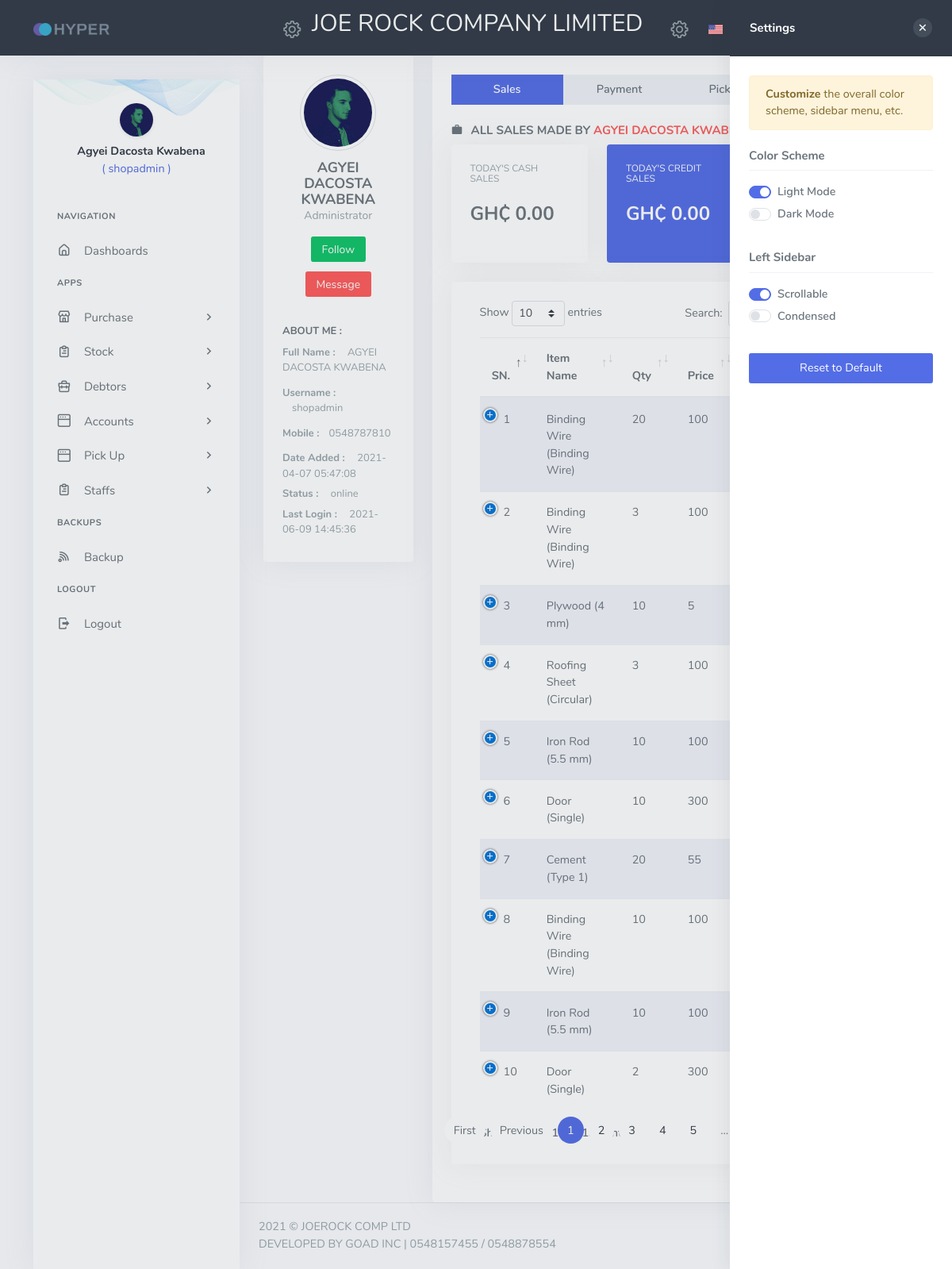
The page /.login-success.all-staff-info-apps-products.java.css.js.app.xml.joerock.paydac (signed in) on the database its author committed.
### tables this page shows
CREATE TABLE `staff` (
  `id` int(11) NOT NULL AUTO_INCREMENT,
  `staffID` varchar(50) NOT NULL,
  `username` varchar(50) NOT NULL,
  `password` varchar(100) NOT NULL,
  `real_password` varchar(100) NOT NULL,
  `fullname` varchar(200) NOT NULL,
  `role` varchar(50) NOT NULL,
  `mobile` varchar(20) NOT NULL,
  `sdate_added` timestamp NOT NULL DEFAULT current_timestamp(),
  `last_login` varchar(100) NOT NULL,
  `sstatus` varchar(50) NOT NULL,
  `confirm` varchar(3) NOT NULL DEFAULT 'no',
  `active` varchar(3) NOT NULL DEFAULT 'yes',
  PRIMARY KEY (`id`)
);

CREATE TABLE `daily_sales` (
  `id` int(11) NOT NULL AUTO_INCREMENT,
  `customer_id` varchar(50) NOT NULL,
  `itemid` varchar(20) NOT NULL,
  `itemname` varchar(100) NOT NULL,
  `itemprice` varchar(50) NOT NULL,
  `quantity` varchar(50) NOT NULL,
  `total` varchar(100) NOT NULL,
  `receipt_no` varchar(100) NOT NULL,
  `theDate` varchar(50) NOT NULL,
  `status` varchar(20) NOT NULL,
  `pickup` varchar(3) NOT NULL DEFAULT 'yes',
  `date_added` timestamp NOT NULL DEFAULT current_timestamp(),
  `staff` varchar(100) NOT NULL,
  `active` varchar(3) NOT NULL DEFAULT 'yes',
  PRIMARY KEY (`id`)
);

### cores/session.php (called while the page is built, shortened)
<?php
if (!isset($_SESSION["login_session"]) ){
	$login_session="";
}else{
	$login_session = $_SESSION["login_session"];
}
		?>

### inc/Staffs/view_staff_info.php (the view, shortened to what this page needs)
<?php
    $queryInfo22 = mysqli_query($conn, "SELECT * FROM staff WHERE id='$login_session' AND active='yes' AND confirm='yes' ");
    $fetch =mysqli_fetch_assoc($queryInfo22);
    $username = $fetch["username"];
    $fullname = $fetch["fullname"];
    $roleDB = $fetch["role"];
    $mobile = $fetch["mobile"];
    $status = $fetch["sstatus"];
    $sdate_added = $fetch["sdate_added"];
    $last_login = $fetch["last_login"];
    if ($roleDB==="1") {
        $role = "Administrator";
    } else {
        $role = "Staff";
    }
  ?>
<div class="row">
  <div class="col-xl-4 col-lg-3">
      <div class="card text-center">
          <div class="card-body">
              <img src="assets/images/users/avatar-1.jpg" class="rounded-circle avatar-lg img-thumbnail"
              alt="profile-image">
              <h4 class="mb-0 mt-2"><?php echo strtoupper($fullname) ?></h4>
              <p class="text-muted font-14"><?php echo $role ?></p>
              <button type="button" class="btn btn-success btn-sm mb-2">Follow</button>
              <button type="button" class="btn btn-danger btn-sm mb-2">Message</button>
              <div class="text-left mt-3">
                  <h4 class="font-13 text-uppercase">About Me :</h4>
                  <p class="text-muted mb-2 font-13"><strong>Full Name :</strong> <span class="ml-2"><?php echo strtoupper($fullname) ?></span></p>
                      <p class="text-muted mb-2 font-13"><strong>Username :</strong> <span class="ml-2 "><?php echo $username ?></span></p>
                  <p class="text-muted mb-2 font-13"><strong>Mobile :</strong><span class="ml-2"><?php echo $mobile ?></span></p>
                  <p class="text-muted mb-1 font-13"><strong>Date Added :</strong> <span class="ml-2"><?php echo $sdate_added ?></span></p>
                  <p class="text-muted mb-1 font-13"><strong>Status :</strong> <span class="ml-2"><?php echo $status ?></span></p>
                  <p class="text-muted mb-1 font-13"><strong>Last Login :</strong> <span class="ml-2"><?php echo $last_login ?></span></p>
              </div>
          </div>
      </div>
  </div>
  <div class="col-xl-8 col-lg-9">
      <div class="card">
          <div class="card-body">
              <ul class="nav nav-pills bg-nav-pills nav-justified mb-3">
                  <li class="nav-item">
                      <a href="#Sales" data-toggle="tab" aria-expanded="false" class="nav-link rounded-0 active">
                          Sales
                      </a>
                  </li>
                  <li class="nav-item">
                      <a href="#Payment" data-toggle="tab" aria-expanded="true" class="nav-link rounded-0 ">
                          Payment
                      </a>
                  </li>
                   <li class="nav-item">
                      <a href="#PickUps" data-toggle="tab" aria-expanded="true" class="nav-link rounded-0 ">
                          Pick Ups
                      </a>
                  </li>
                  <li class="nav-item">
                      <a href="#settings" data-toggle="tab" aria-expanded="false" class="nav-link rounded-0">
                      </a>
                  </li>
              </ul>
              <div class="tab-content">
                  <div class="tab-pane active" id="Sales">
                      <h5 class="text-uppercase"><i class="mdi mdi-briefcase mr-1"></i>
                          ALL SALES MADE BY <span class="text-danger"><?php echo strtoupper($fullname) ?></span> </h5>
                    <?php
                      $tdate = date("Y-m-d");
                      $getCashTtl = mysqli_query($conn, "SELECT SUM(total) AS total FROM daily_sales WHERE active='yes' AND theDate='$tdate'   ");
                      $getRow2 = mysqli_fetch_assoc($getCashTtl);
                      $totalAmountCS = $getRow2["total"];
                      $getCreSales = mysqli_query($conn, "SELECT SUM(amount_paying) AS amount_paying FROM pay_debt WHERE active='yes' AND date_paid='$tdate'   ");
                      $getRow3 = mysqli_fetch_assoc($getCreSales);
                      $totalAmountCRS = $getRow3["amount_paying"];
                      $totalRevenue = $totalAmountCS + $totalAmountCRS;
                     ?>
            <div class="row">
              <div class="col-xl-3 col-lg-4">
                  <div class="card widget-flat">
                      <div class="card-body">
                          <h6 class="text-muted font-weight-normal mt-0" title="TODAY'S CASH SALES">TODAY'S CASH SALES</h6>
                          <h3 class="mt-3 mb-3"> GH&#8373; <?php echo number_format($totalAmountCS,2) ?>  </h3>
                      </div>
                  </div>
              </div>
              <div class="col-xl-3 col-lg-4">
                  <div class="card widget-flat bg-primary text-white">
                      <div class="card-body">
                          <h6 class=" font-weight-normal mt-0 text-white" title="TODAY'S CREDIT SALES">TODAY'S CREDIT SALES</h6>
                          <h3 class="mt-3 mb-3">GH&#8373; <?php echo number_format($totalAmountCRS,2) ?></h3>
                      </div>
                  </div>
              </div>
              <div class="col-xl-3 col-lg-4">
                  <div class="card widget-flat bg-success text-white">
                      <div class="card-body">
                          <h6 class="text-uppercase mt-0" title="Customers">TODAY'S REVENUE</h6>
                          <h3 class="mt-3 mb-3">GH&#8373; <?php echo number_format($totalRevenue,2) ?></h3>
                      </div>
                  </div>
              </div>
            </div>
             <div class="row">
                    <div class="col-12">
                        <div class="card">
                          <div class="card-body">
                              <div class="col-lg-12">
                              <table id="alternative-page-datatable" class="display table dt-responsive  table-striped">
                              <thead>
                                  <tr>
                                      <th>SN.</th>
                                      <th>Item Name</th>
                                      <th>Qty</th>
                                      <th>Price</th>
                                      <th>Total</th>
                                      <th>Status</th>
                                  </tr>
                              </thead>
                              <tbody>
                              <?php
                                  $no=1;
                                $seleDail = mysqli_query($conn, "SELECT  ds.*, stf.* FROM daily_sales ds, staff stf
                               WHERE ds.staff = stf.id
                               AND ds.active = 'yes'
                               AND stf.active = 'yes'
                               AND ds.staff = '$login_session'
                                ORDER BY ds.id DESC
                                 ");
                                if (mysqli_num_rows($seleDail) > 0) {
                                 while ($gett = mysqli_fetch_assoc($seleDail)) {
                                 $itemname = $gett["itemname"];
                                 $itemprice = $gett["itemprice"];
                                 $quantity = $gett["quantity"];
                                 $total = $gett["total"];
                                 $status = $gett["status"];
                                 $pickup = $gett["pickup"];
                                 $DBdate_added = $gett["date_added"];
                                 $staff = $gett["fullname"];
                                 echo "
                                  <tr>
                                      <td>$no</td>
                                      <td>$itemname</td>
                                      <td>$quantity</td>
                                      <td>$itemprice</td>
                                      <td>$total</td>
                                      <td>$status</td>
                                      <td>$pickup</td>
                                      <td>$DBdate_added</td>
                                      <td>$staff</td>
                                  </tr>
                                 ";
                                 $no++;
                              }
                                } else {
                                  echo "No Data Yet";
                                }
                               ?>
                              </tbody>
                      </table>
                    </div>
                        </div>
                    </div>
                    </div>
              </div>
      </div>
              </div>
          </div>
      </div>
  </div>
</div>

### left_side_bar.php (shortened to what this page needs)
<div class="left-side-menu left-side-menu-detached">
                   <div class="leftbar-user">
                       <a href="javascript: void(0);">
                           <img src="assets/images/users/avatar-1.jpg" alt="user-image" height="42" class="rounded-circle shadow-sm">
                           <span class="leftbar-user-name"><?php echo $fullname ?></span>
                           <span class="account-position"> ( <?php echo $username ?> ) </span>
                       </a>
                   </div>
                   <ul class="metismenu side-nav">
                       <li class="side-nav-title side-nav-item">Navigation</li>
                       <li class="side-nav-item">
                           <a href=".home.login-successful" class="side-nav-link">
                               <i class="uil-home-alt"></i>
                               <span> Dashboards </span>
                           </a>
                       </li>
                       <li class="side-nav-title side-nav-item">Apps</li>
                       <li class="side-nav-item">
                           <a href="javascript: void(0);" class="side-nav-link">
                               <i class="uil-store"></i>
                               <span> Purchase </span>
                               <span class="menu-arrow"></span>
                           </a>
                       </li>
                       <li class="side-nav-item">
                           <a href="javascript: void(0);" class="side-nav-link">
                               <i class="uil-clipboard-alt"></i>
                               <span> Stock </span>
                               <span class="menu-arrow"></span>
                           </a>
                       </li>
                        <li class="side-nav-item">
                           <a href="javascript: void(0);" class="side-nav-link">
                               <i class="uil-briefcase"></i>
                               <span> Debtors </span>
                               <span class="menu-arrow"></span>
                           </a>
                       </li>
                         <li class="side-nav-item">
                           <a href="javascript: void(0);" class="side-nav-link">
                               <i class="uil-window"></i>
                               <span> Accounts </span>
                               <span class="menu-arrow"></span>
                           </a>
                       </li>
                       <li class="side-nav-item">
                           <a href="javascript: void(0);" class="side-nav-link">
                               <i class="uil-window"></i>
                               <span> Pick Up </span>
                               <span class="menu-arrow"></span>
                           </a>
                       </li>
                       <li class="side-nav-item">
                           <a href="javascript: void(0);" class="side-nav-link">
                               <i class="uil-clipboard-alt"></i>
                               <span> Staffs  </span>
                               <span class="menu-arrow"></span>
                           </a>
                       </li>
                       <li class="side-nav-title side-nav-item">Backups</li>
                        <li class="side-nav-item" style="cursor: pointer;">
                           <a onclick="bacupClick()" class="side-nav-link">
                               <i class="uil-rss"></i>
                               <span> Backup </span>
                           </a>
                       </li>
                        <li class="side-nav-title side-nav-item">Logout</li>
                        <li class="side-nav-item">
                           <a style="cursor: pointer;" onclick="window.location.replace('cores/logout.php')"  class="side-nav-link">
                               <i class="mdi mdi-logout"></i>
                               <span> Logout </span>
                           </a>
                       </li>
                   </ul>
               </div>

### rows shown on the page
staff: fullname "Agyei Dacosta Kwabena", username "shopadmin", fullname "AGYEI DACOSTA KWABENA", role "Administrator", mobile "0548787810", sdate_added "2021-04-07 05:47:08", sstatus "online", last_login "2021-06-09 14:45:36"
daily_sales: itemname "Binding Wire (Binding Wire)", quantity "20", itemprice "100"
daily_sales: itemname "Binding Wire (Binding Wire)", quantity "3", itemprice "100"
daily_sales: itemname "Plywood (4 mm)", quantity "10", itemprice "5"
daily_sales: itemname "Roofing Sheet (Circular)", quantity "3", itemprice "100"
daily_sales: itemname "Iron Rod (5.5 mm)", quantity "10", itemprice "100"
daily_sales: itemname "Door (Single)", quantity "10", itemprice "300"
daily_sales: itemname "Cement (Type 1)", quantity "20", itemprice "55"
daily_sales: itemname "Binding Wire (Binding Wire)", quantity "10", itemprice "100"
daily_sales: itemname "Iron Rod (5.5 mm)", quantity "10", itemprice "100"
daily_sales: itemname "Door (Single)", quantity "2", itemprice "300"

### other values the page prints
$totalAmountCS "0.00"
$totalAmountCRS "0.00"
